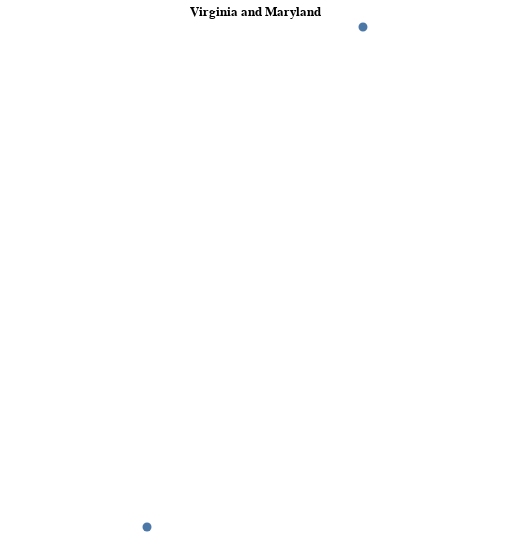

The code cell stored with this chart in its notebook:
### Code cell
alt.Chart(marker).mark_geoshape().encode(
).project(
    type='albersUsa'
).properties(
    title='Virginia and Maryland',
    width=500,
    height=500
)

### Figure 1 — Vega-Lite specification as saved in the notebook (floating-point values rounded to 4 significant figures)
{"config": {"view": {"continuousWidth": 400, "continuousHeight": 300}}, "data": {"name": "data-d75ab2b89e21b0c5845196cba818af39"}, "mark": "geoshape", "encoding": {}, "height": 500, "projection": {"type": "albersUsa"}, "title": "Virginia and Maryland", "width": 500, "$schema": "https://vega.github.io/schema/vega-lite/v4.17.0.json", "datasets": {"data-d75ab2b89e21b0c5845196cba818af39": [{"name": "Virginia", "type": "Feature", "geometry": {"type": "Point", "coordinates": [-78.55, 37.57]}}, {"name": "Maryland", "type": "Feature", "geometry": {"type": "Point", "coordinates": [-76.87, 39.46]}}]}}
